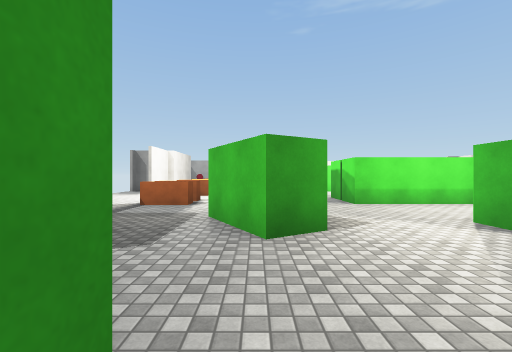
[1] (above)

24 first-person views from a walk through a 3-D level made in the Unity game engine. The camera is 1.5 m above the floor, looks level and sees 90° across. The floor is counted in squares, 2 m on a side. Each view is taken from the middle of a square. On the plan, view 1 faces up. The plan holds only what a view shows up to about 9 squares ahead; the rest is blank. Some animated figures are not drawn. Door leaves are left out, so doorways stand open. Surface patterns are stand-ins for the level's own textures.

[2]
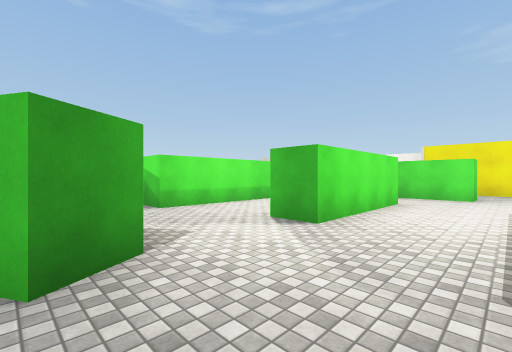

[3]
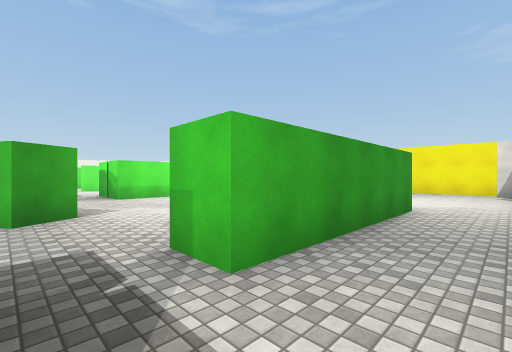

[4]
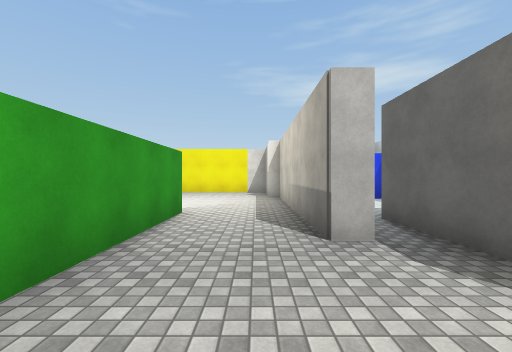

[5]
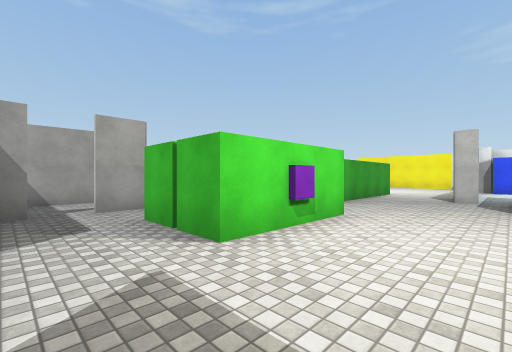

[6]
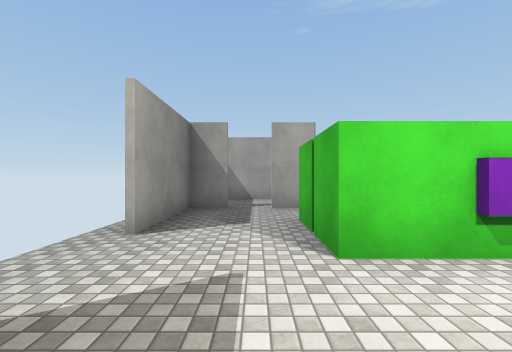

[7]
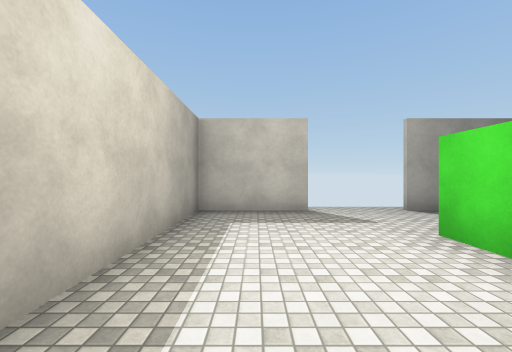

[8]
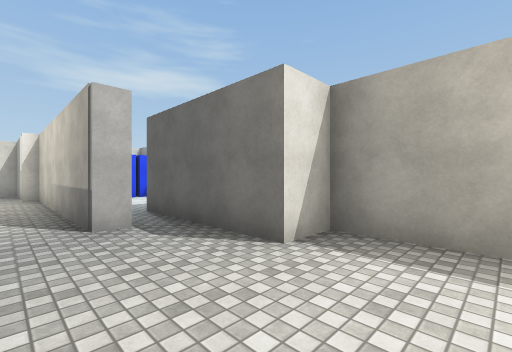

[9]
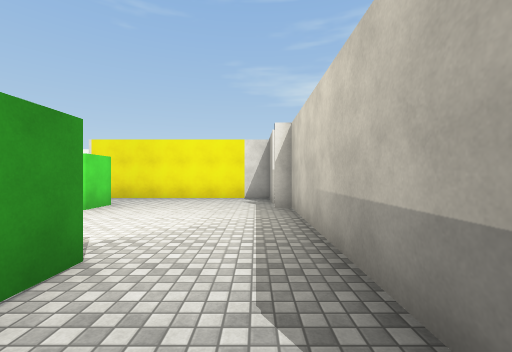

[10]
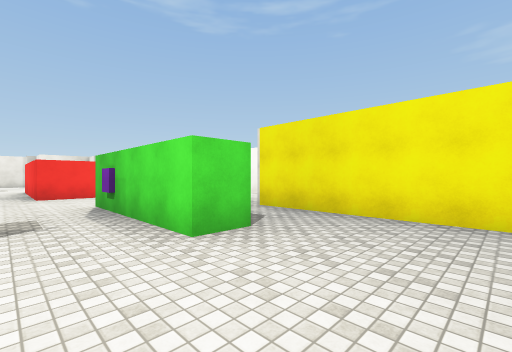

[11]
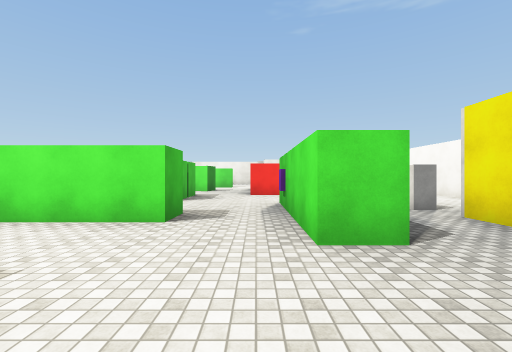

[12]
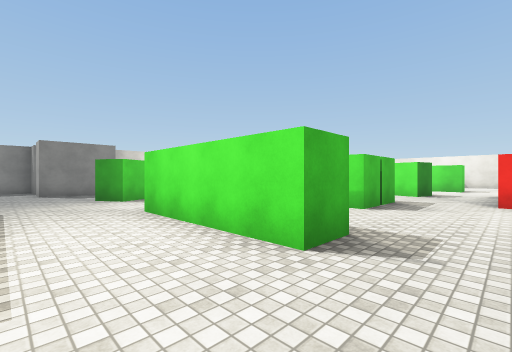

[13]
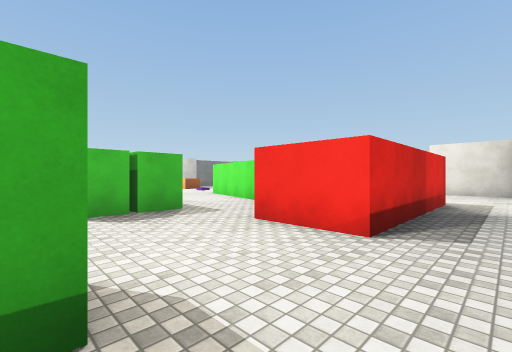

[14]
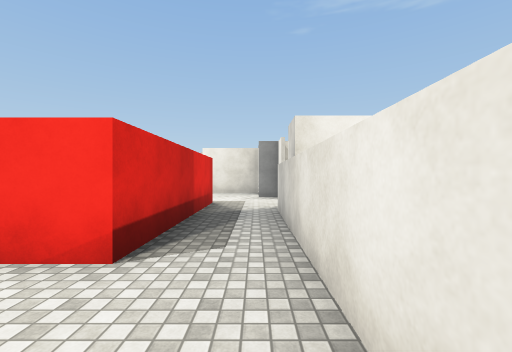

[15]
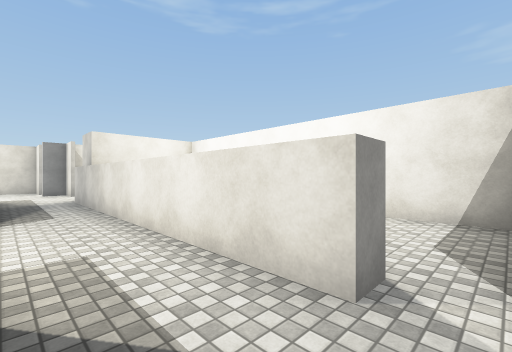

[16]
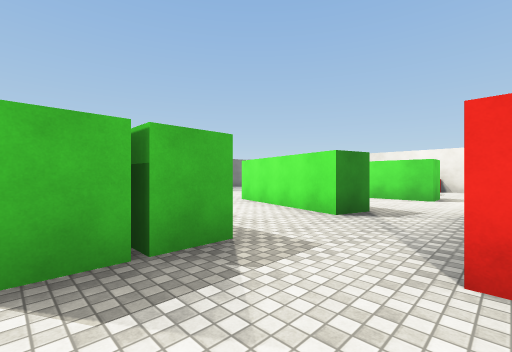

[17]
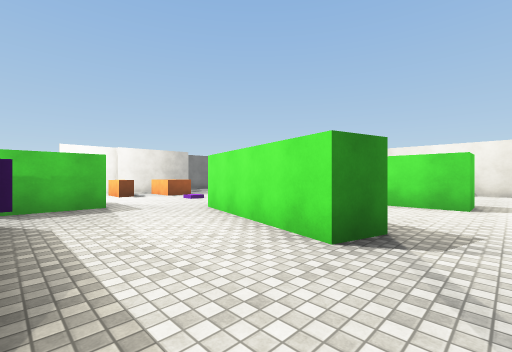

[18]
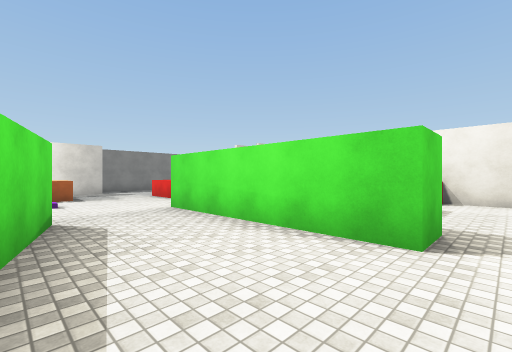

[19]
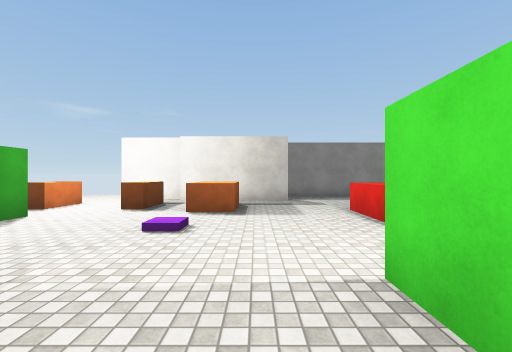

[20]
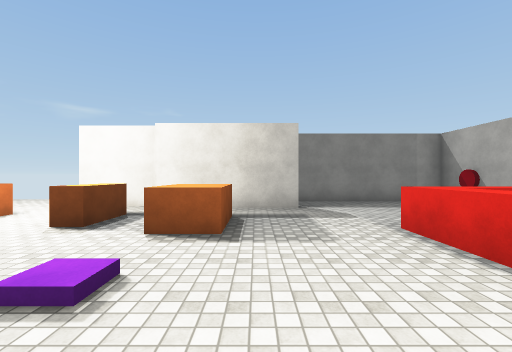

[21]
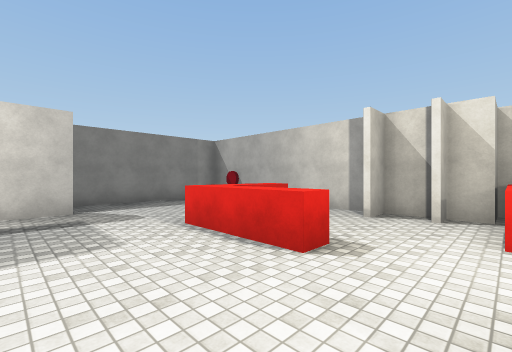

[22]
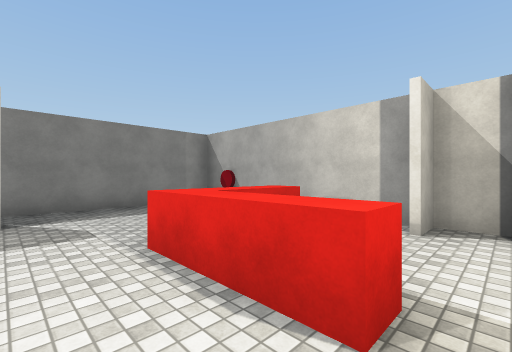

[23]
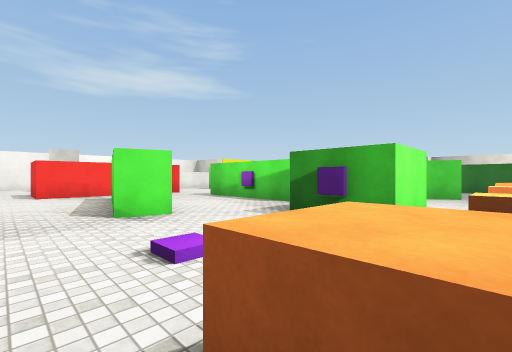

[24]
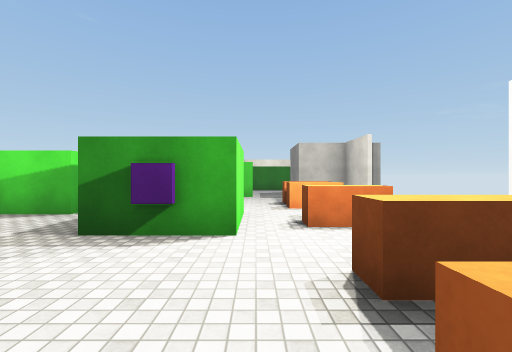

### Floor plan
Points are (right, up) in squares from view 1. A wall is a line through its corners. A room is listed if a view was taken in it or the views show most of it. See-through windows are left out.
Room 1 (views 1, 2, 9, 10, 11, 12)
walls: (6.2, -0.5) (3.5, -0.5); (1.3, -0.5) (1.3, 0.6); (3.9, -2.8) (10, -2.8); (7.5, 3.2) (3.5, 3.2) (3.5, 4.2); (0.5, 4.4) (1, 3.5) (0.1, 3); (-2.6, 2) (-3.6, 2); (10.8, 1.8) (9.7, 1.8) (9.7, 3.5); (10.9, -2.5) (12.8, -2.5) (12.8, 0.4); (-3.1, 4.3) (-5, 4.3)
ways out: opening at (0.5, 0) to room 2; opening at (4.5, -1.5) to room 2; opening at (3.5, 5.5) to room 3; opening at (8.5, 4) to room 3; opening at (11.5, 1.5) to room 3; opening at (0, 4.2) to room 4; opening at (-3, 1) to room 5; open door at (-4, 2) to room 5; open door at (10.5, -2.5)
Room 2 (views 3, 4, 5, 6, 7, 8)
walls: (-0.2, -1.7) (-3.2, -1.7) (-3.2, 0.5); (-5.5, -2.9) (-5.5, -5.2) (1.8, -5.2) (1.8, -4.2) (3.9, -4.2); (3.5, -0.5) (1.3, -0.5); (3.9, -3.4) (3.9, -2.8); (-5.5, 0.6) (-5.5, -0.8)
ways out: opening at (0.5, 0) to room 1; opening at (4.5, -1.5) to room 1; opening at (-4.5, -0.5) to room 5; open door at (-6, -1.5); open door at (4, -4)
Room 3 (views 13, 14, 15, 16, 17, 18, 19)
walls: (6.6, 9) (6.6, 6.8) (2.6, 6.8); (6.8, 8) (6.1, 8); (6.9, 12.6) (6.6, 11.6) (2.7, 12.6); (8.8, 13) (8.8, 14.2) (9.9, 14.2); (10.7, 14.2) (10.7, 9.2) (8.8, 9.2) (8.8, 10.6); (2.6, 9) (4.8, 9); (7.5, 4.2) (7.5, 3.2); (3, 13.6) (5.5, 12.9); (9.7, 3.5) (9.7, 6.2); (1.3, 10.8) (1.3, 9.1); (7.5, 17) (7.5, 15.9) (2.1, 15.9); (12.5, 4.6) (12.5, 12.6); (12.8, 0.4) (12.8, 3.8)
ways out: opening at (3.5, 5.5) to room 1; opening at (8.5, 4) to room 1; opening at (11.5, 1.5) to room 1; opening at (2, 9) to room 4; opening at (2.8, 13) to room 4; opening at (8.5, 17); open door at (12, 16.5); open door at (13, 4); open door at (13, 14.5)
Room 4 (views 20, 21, 22, 23, 24)
walls: (-2.5, 14.5) (-1.3, 14.5) (-1.3, 13.5); (-4.3, 12.6) (-4.3, 10.6); (2.7, 12.6) (3, 13.6); (-0.8, 8.7) (-0.8, 10.8) (1.3, 10.8); (-4, 16.1) (-4, 12.6); (0.6, 17.6) (0.6, 17.1) (-1.8, 17.1); (-1.3, 19.1) (-1.3, 17.6); (2.6, 6.8) (2.6, 9); (-4.3, 6.4) (-4.3, 5); (1.8, 20.4) (-5.5, 20.4) (-5.5, 16); (0.1, 3) (-0.9, 4.8) (0, 5.3)
ways out: opening at (0, 4.2) to room 1; opening at (2, 9) to room 3; opening at (2.8, 13) to room 3; opening at (2.5, 18.5); open door at (-5, 16); open door at (-4, 8.5)
objects: other object (-4, 20); other object (-3, 7) to (-2, 7); other object (-3, 8) to (-2, 8); other object (-3, 10) to (-2, 10); other object (-3, 12) to (-2, 12)
Room 5 (no view inside)
walls: (-4.6, 2) (-5.5, 2) (-5.5, 0.6)
ways out: opening at (-3, 1) to room 1; open door at (-4, 2) to room 1; opening at (-4.5, -0.5) to room 2

Positions as (right, up) in squares from view 1, and headings:
1: (0, 0), facing up
2: (0, 1), facing up-right
3: (0, -2), facing up-right
4: (1, -2), facing right
5: (-5, -4), facing up-right
6: (-4, -4), facing up
7: (0, -4), facing left
8: (0, -2), facing down-right
9: (4, -2), facing right
10: (8, -1), facing up-right
11: (9, -1), facing up
12: (9, 1), facing up-left
13: (12, 6), facing up-left
14: (12, 7), facing up
15: (11, 4), facing up-right
16: (9, 7), facing up-left
17: (8, 9), facing up-left
18: (8, 13), facing up-left
19: (4, 15), facing left
20: (2, 15), facing left
21: (2, 15), facing up-left
22: (1, 16), facing up-left
23: (-2, 15), facing down-right
24: (-1, 14), facing down
